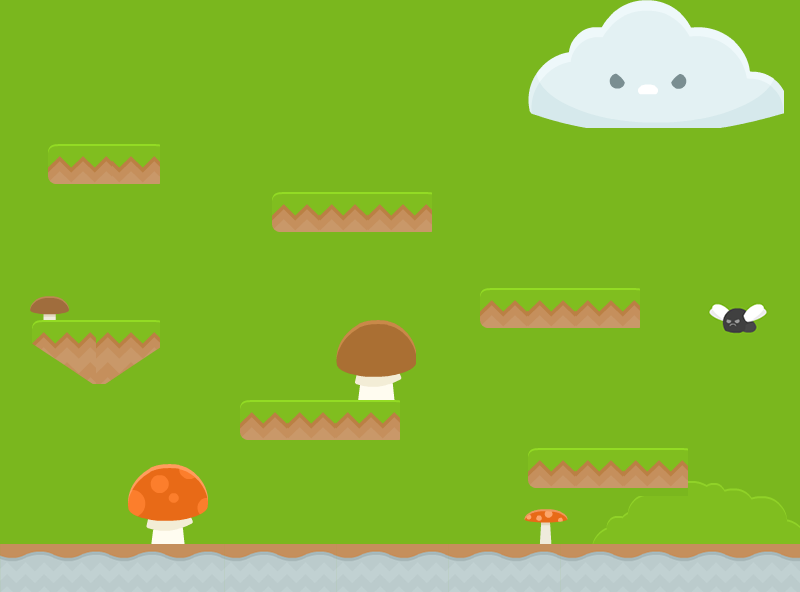

A 2D game scene composited from a Tiled map and its tileset images. What follows is a short description and the map's XML, with each tile layer's data collapsed to a summary:
An orthogonal 50x37 tile map with 16x16 px tiles, 2 tile layers (Background, Ground+Objects), 1 hidden layer not drawn, 19 tilesets.

<map version="1.0" orientation="orthogonal" width="50" height="37" tilewidth="16" tileheight="16">
 <tileset firstgid="1" name="sample" tilewidth="16" tileheight="16">
  <image source="sample.png" width="789" height="322" />
 </tileset>
 <tileset firstgid="981" name="bush" tilewidth="16" tileheight="16">
  <image source="PNG/bush.png" width="216" height="72" />
 </tileset>
 <tileset firstgid="1033" name="tallShroom_red" tilewidth="16" tileheight="16">
  <image source="PNG/tallShroom_red.png" width="70" height="70" />
 </tileset>
 <tileset firstgid="1049" name="ground_grass" tilewidth="16" tileheight="16">
  <image source="Jumper/PNG/Environment/ground_grass.png" width="380" height="94" />
 </tileset>
 <tileset firstgid="1164" name="ground_wood_small_broken" tilewidth="16" tileheight="16">
  <image source="Jumper/PNG/Environment/ground_wood_small_broken.png" width="200" height="100" />
 </tileset>
 <tileset firstgid="1236" name="mushroom_red" tilewidth="16" tileheight="16">
  <image source="Jumper/PNG/Environment/mushroom_red.png" width="81" height="99" />
 </tileset>
 <tileset firstgid="1266" name="ground_wood_broken" tilewidth="16" tileheight="16">
  <image source="Jumper/PNG/Environment/ground_wood_broken.png" width="380" height="94" />
 </tileset>
 <tileset firstgid="1381" name="cloud" tilewidth="16" tileheight="16">
  <image source="Jumper/PNG/Enemies/cloud.png" width="260" height="134" />
 </tileset>
 <tileset firstgid="1509" name="grassHalf" tilewidth="16" tileheight="16">
  <image source="Plataformas/PNG Grass/grassHalf.png" width="70" height="70" />
 </tileset>
 <tileset firstgid="1525" name="grassHalfLeft" tilewidth="16" tileheight="16">
  <image source="Plataformas/PNG Grass/grassHalfLeft.png" width="70" height="70" />
 </tileset>
 <tileset firstgid="1541" name="grassHalfMid" tilewidth="16" tileheight="16">
  <image source="Plataformas/PNG Grass/grassHalfMid.png" width="70" height="70" />
 </tileset>
 <tileset firstgid="1557" name="grassHalfRight" tilewidth="16" tileheight="16">
  <image source="Plataformas/PNG Grass/grassHalfRight.png" width="70" height="70" />
 </tileset>
 <tileset firstgid="1573" name="slice12_12" tilewidth="16" tileheight="16">
  <image source="Plataformas/PNG Grass/slice12_12.png" width="70" height="70" />
 </tileset>
 <tileset firstgid="1589" name="slice13_13" tilewidth="16" tileheight="16">
  <image source="Plataformas/PNG Grass/slice13_13.png" width="70" height="70" />
 </tileset>
 <tileset firstgid="1605" name="slice14_14" tilewidth="16" tileheight="16">
  <image source="Plataformas/PNG Grass/slice14_14.png" width="70" height="70" />
 </tileset>
 <tileset firstgid="1621" name="slice15_15" tilewidth="16" tileheight="16">
  <image source="Plataformas/PNG Grass/slice15_15.png" width="70" height="70" />
 </tileset>
 <tileset firstgid="1637" name="mushroom_brown" tilewidth="16" tileheight="16">
  <image source="Jumper/PNG/Environment/mushroom_brown.png" width="81" height="85" />
 </tileset>
 <tileset firstgid="1662" name="sun1" tilewidth="16" tileheight="16">
  <image source="Jumper/PNG/Enemies/sun1.png" width="142" height="148" />
 </tileset>
 <tileset firstgid="1734" name="tinyShroom_brown" tilewidth="16" tileheight="16">
  <image source="Cogumelos/PNG/tinyShroom_brown.png" width="70" height="70" />
 </tileset>
 <layer name="Background" width="50" height="37">
  <data>[1850 cells, 1850 non-empty, 1 distinct tile ids]</data>
 </layer>
 <layer name="Ground+Objects" width="50" height="37">
  <data>[1850 cells, 605 non-empty, 385 distinct tile ids]</data>
 </layer>
 <layer name="Collision" width="50" height="37" visible="0">
  <data>[1850 cells, 310 non-empty, 2 distinct tile ids]</data>
 </layer>
</map>
